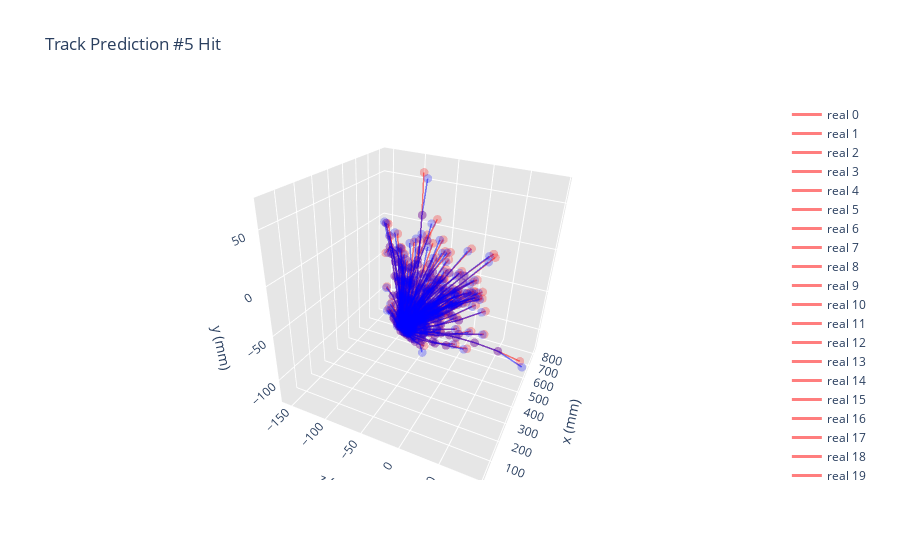

Notebook cell for this chart:
### Markdown cell above
## Ploting Hit ##

### Code cell
track_plot_xyz([test, pred], n_tracks = 100, 
                title='Track Prediction #5 Hit')
